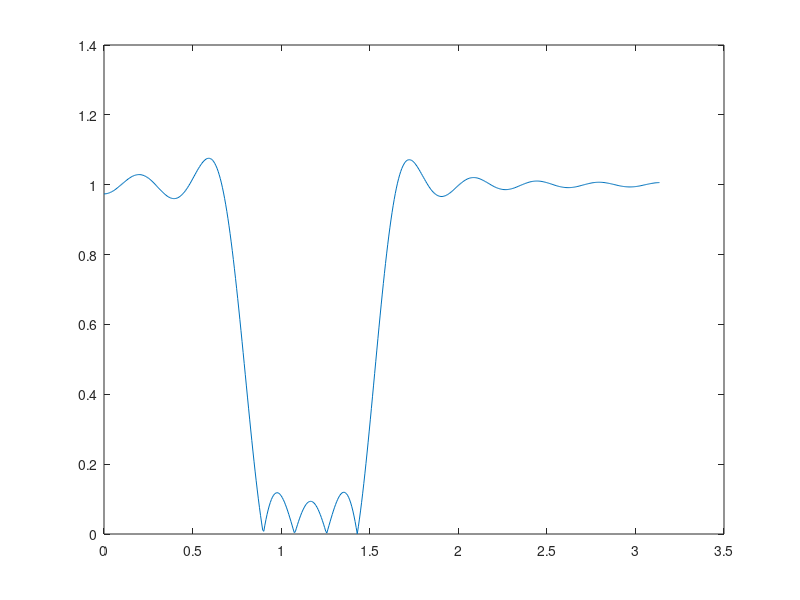

Write MATLAB code to recreate this figure.
samp_freq=50;
m=53;
q_m=floor(0.1*m);
r_m=m-10*q_m;
%filter specifications
B_L=4+0.7*q_m+2*r_m
B_H=B_L+10
S_L=B_L-2
S_H=B_H+2
delta = 0.15;

%finding beta and N of the kaiser window

A = -20* log10(delta);
if A<21
    alpha = 0;
elseif 21<=A<=50
    alpha = 0.5842*((A-21)^0.4)+0.07886*(A-21);
elseif A>50
    alpha = 0.1102*A(A-8.7);

end


omega_low_s1=(B_L*pi)/samp_freq;
omega_low_p1=(S_L*pi)/samp_freq;
omega_low_s2=(S_H*pi)/samp_freq;
omega_low_p2=(B_H*pi)/samp_freq;

omega_t1=omega_low_s1-omega_low_p1;
omega_t2=omega_low_p2-omega_low_s2;%both will be equal since transition bands are equal
N = ceil(((A-8)/(2.285*omega_t1))/2)+2

beta=alpha/N;
window=kaiser(2*N+1,beta);

%finding the conrner frequencies of the lowpass filters
omega_corner_1=(omega_low_s1+omega_low_p1)/2;
omega_corner_2=(omega_low_s2+omega_low_p2)/2;

l_1 = zeros(1, 2*N+1);%lowpass filter 1
l_2 = zeros(1, 2*N+1);%lowpass filter 2
l_3 = zeros(1, 2*N+1);



for k=-N:N
    if k == 0
        l_1(1,N+1) =  omega_corner_1/pi;
        l_2(1,N+1) =  omega_corner_2/pi;
        l_3(1,N+1) =  (l_2(1,N+1)-l_1(1,N+1));  
        l_3(1,N+1) = 1-(l_3(1,N+1) *window (N+1 ,1));
    else 
        l_1(1,k+N+1) =  sin(omega_corner_1*k)/(pi*k);
        l_2(1,k+N+1) =  sin(omega_corner_2*k)/(pi*k);
        %bandstop=1-bandpass
        l_3(1,k+N+1) =  l_2(1,k+N+1)-l_1(1,k+N+1);
        l_3(1,k+N+1) = -(l_3(1,k+N+1) *window (k+N+1 ,1)); 
    end
end


[h,w] = freqz(l_3);
figure
plot(w,(abs(h)))







